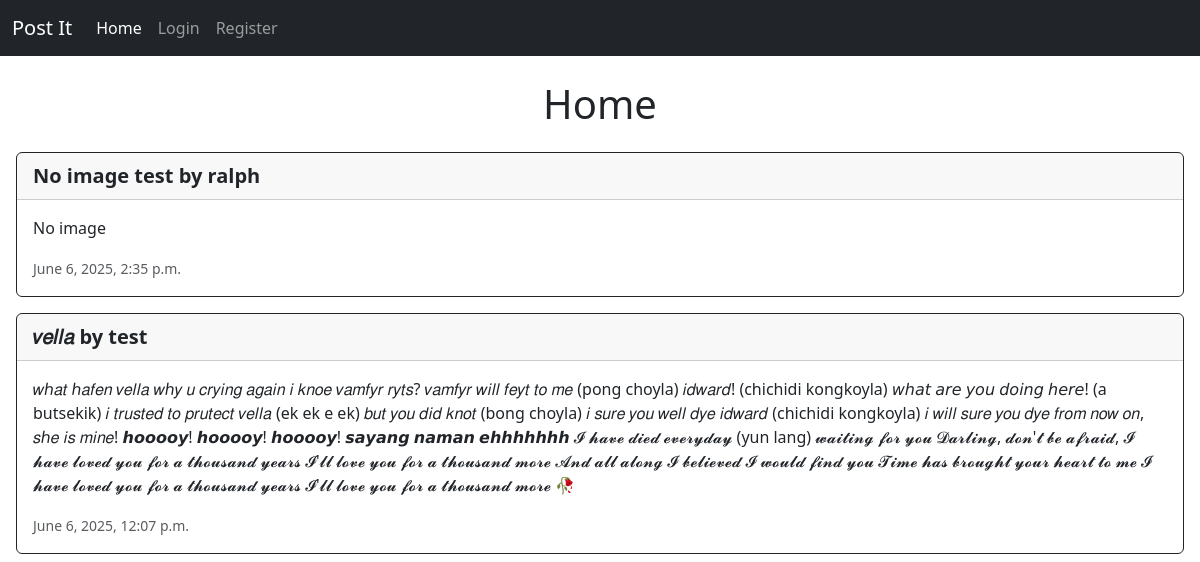
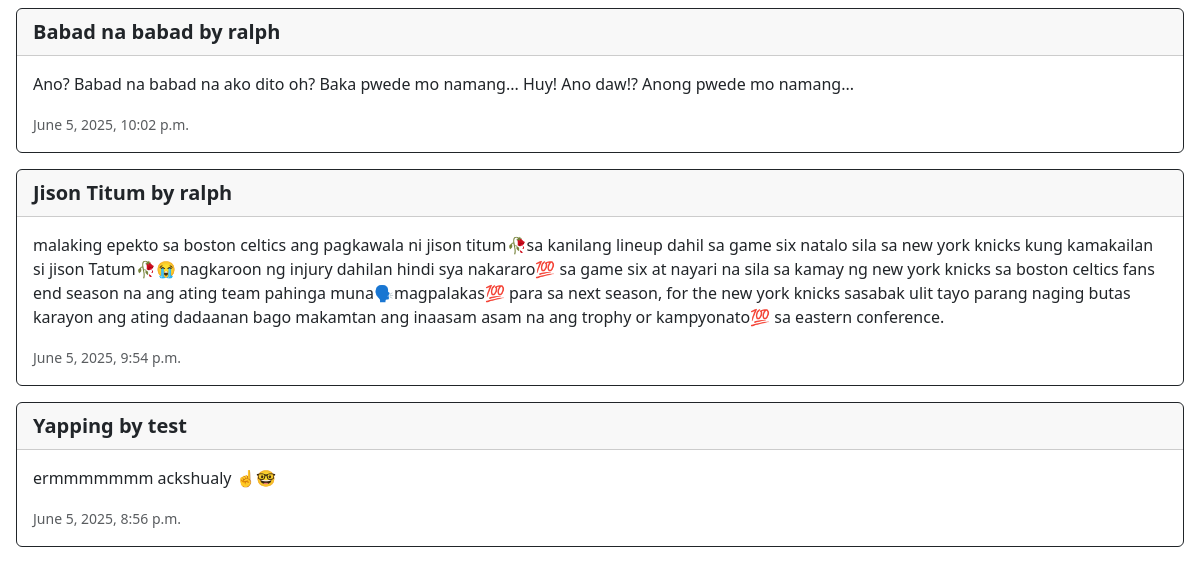
Before: /home/ with the older database file (2 pictures, top to bottom).
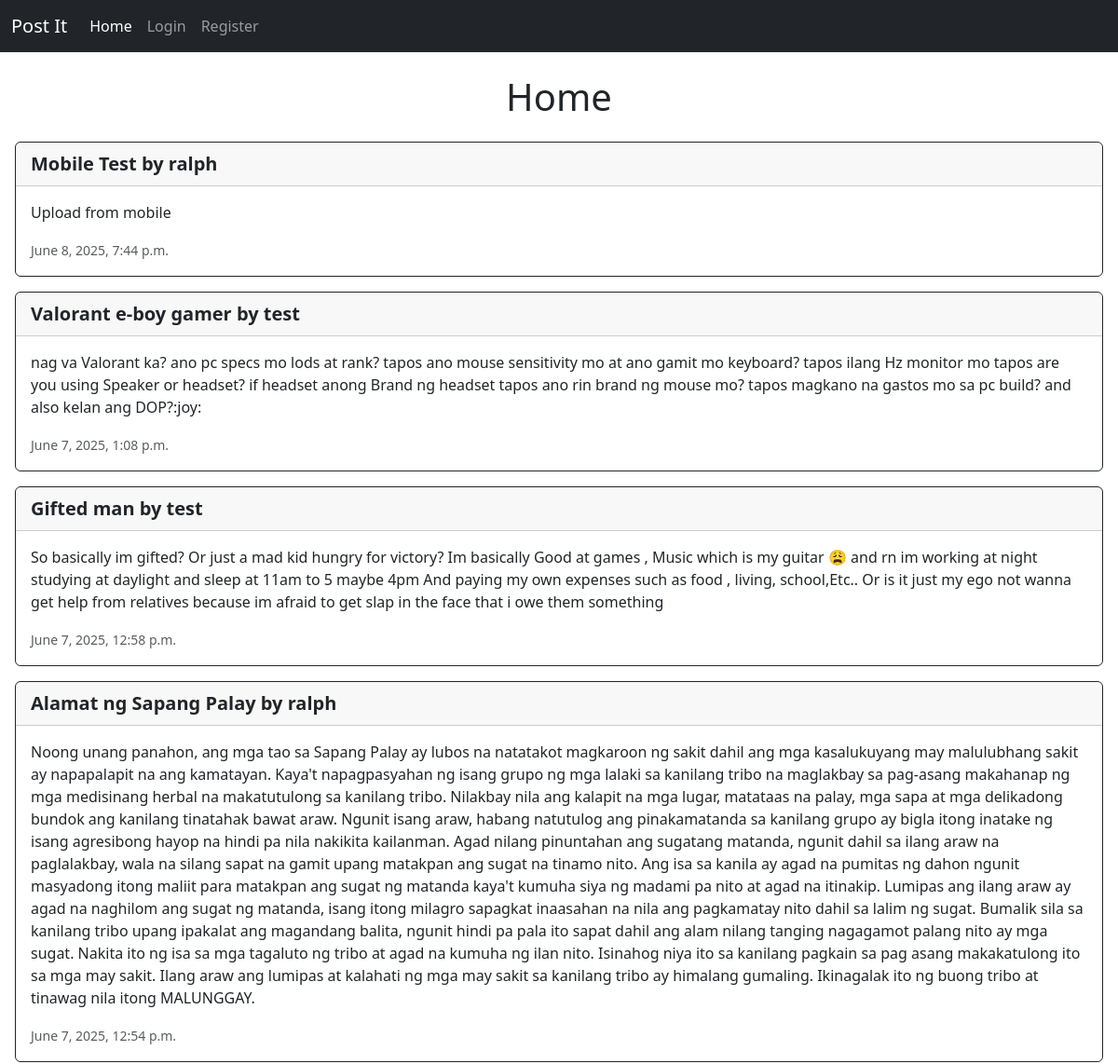
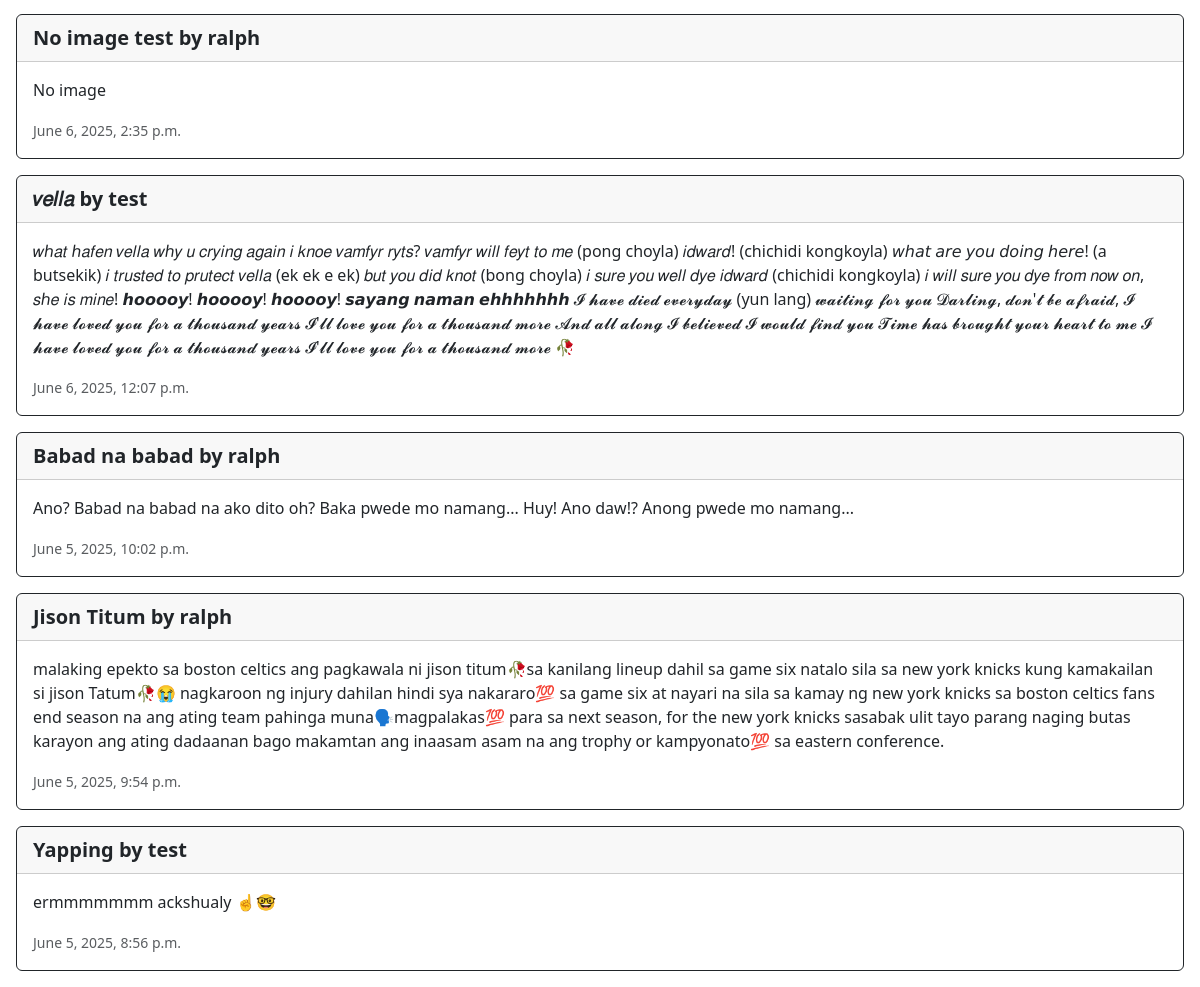
After: the same page with the newer database file (2 pictures, top to bottom).
### api/models.py (models this page shows, shortened)
class PostModel(models.Model):
    title = models.CharField(max_length=100)
    description = models.TextField()
    banner = models.ImageField(upload_to='banners/', null=True, blank=True)
    user = models.ForeignKey('auth.User', on_delete=models.CASCADE, related_name='posts')
    created_at = models.DateTimeField(auto_now_add=True, null=True, blank=True)

### web/views.py (the view)
# urls.py: path("home/", views.homepage, name="homepage"),
def homepage(request):
    post = PostModel.objects.all().order_by('-created_at')
    return render(request, "web/home.html", {"posts": post})

### web/templates/web/home.html (shortened to what this page needs)
{% extends 'layout.html' %}
{% block content %}
    <h1 class="text-center my-4">Home</h1>
    {% for post in posts %}
    <a href="{% url 'post_detail' post.id %}" class="text-decoration-none">
        <div class="card border-dark mb-3 m-3">
            <p class="card-header fs-5 fw-bolder">
                {{post.title}} by {{post.user}}
            </p>
            <div class="card-body">
                <p class="card-text">{{post.description}}</p>
                <p class="card-text"><small class="text-body-secondary">{{post.created_at}}</small></p>
            </div>
        </div>
    </a>
    {% endfor %}
{% endblock %}

### templates/layout.html (shortened to what this page needs)
<!DOCTYPE html>
<html lang="en">
<head>
    <link href="https://cdn.jsdelivr.net/npm/bootstrap@5.3.6/dist/css/bootstrap.min.css" rel="stylesheet">
</head>
<body>
    <nav class="navbar navbar-expand-lg navbar-dark bg-dark sticky-top">
        <div class="container-fluid">
            <a class="navbar-brand" href="{% url 'homepage' %}">Post It</a>
            <div class="collapse navbar-collapse" id="navbarNavAltMarkup">
                <div class="navbar-nav">
                    <a class="nav-link {% if request.resolver_match.url_name == 'homepage' %}active{% endif %}"  href="{% url 'homepage' %}">Home</a>
                    {% if user.is_authenticated %}
                        <a class="nav-link {% if request.resolver_match.url_name == 'user_post' %}active{% endif %}" href="{% url 'user_post' request.user.id %}">Your Posts</a>
                        <a class="nav-link {% if request.resolver_match.url_name == 'new_post' %}active{% endif %}" href="{% url 'new_post' %}">New post</a>
                        <a class="nav-link" href="#" data-bs-toggle="modal" data-bs-target="#logoutModal">Logout</a>
                    {% else %}
                        <a class="nav-link {% if request.resolver_match.url_name == 'login_view' %}active {% endif %}" href="{% url 'login_view' %}">Login</a>
                        <a class="nav-link {% if request.resolver_match.url_name == 'register' %}active {% endif %}" href="{% url 'register' %}">Register</a>
                    {% endif %}
                </div>
            </div>
        </div>
    </nav>
    <main>
        {% block content %}
        {% endblock %}
    </main>
</body>
</html>

Changed rows visible on the page:
added PostModel: title "Mobile Test", user "ralph", description "Upload from mobile", created_at "June 8, 2025, 7:44 p.m."
added PostModel: title "Valorant e-boy gamer", user "test", description "nag va Valorant ka? ano pc specs mo lods at rank? tapos ano mouse sensitivity mo at ano gamit mo keyboard? tapos ilang Hz monitor mo tapos are you using Speaker or headset? if headset anong Brand ng headset tapos ano rin brand ng mouse mo? tapos magkano na gastos mo sa pc build? and also kelan ang DOP?:joy:", created_at "June 7, 2025, 1:08 p.m."
added PostModel: title "Gifted man", user "test", description "So basically im gifted? Or just a mad kid hungry for victory? Im basically Good at games , Music which is my guitar 😩 and rn im working at night studying at daylight and sleep at 11am to 5 maybe 4pm And paying my own expenses such as food , living, school,Etc.. Or is it just my ego not wanna get help from relatives because im afraid to get slap in the face that i owe them something", created_at "June 7, 2025, 12:58 p.m."
added PostModel: title "Alamat ng Sapang Palay", user "ralph", description "Noong unang panahon, ang mga tao sa Sapang Palay ay lubos na natatakot magkaroon ng sakit dahil ang mga kasalukuyang may malulubhang sakit ay napapalapit na ang kamatayan. Kaya't napagpasyahan ng isang grupo ng mga lalaki sa kanilang tribo na maglakbay sa pag-asang makahanap ng mga medisinang herbal na makatutulong sa kanilang tribo. Nilakbay nila ang kalapit na mga lugar, matataas na palay, mga sapa at mga delikadong bundok ang kanilang tinatahak bawat araw. Ngunit isang araw, habang natutulog ang pinakamatanda sa kanilang grupo ay bigla itong inatake ng isang agresibong hayop na hindi pa nila nakikita kailanman. Agad nilang pinuntahan ang sugatang matanda, ngunit dahil sa ilang araw na…", created_at "June 7, 2025, 12:54 p.m."
